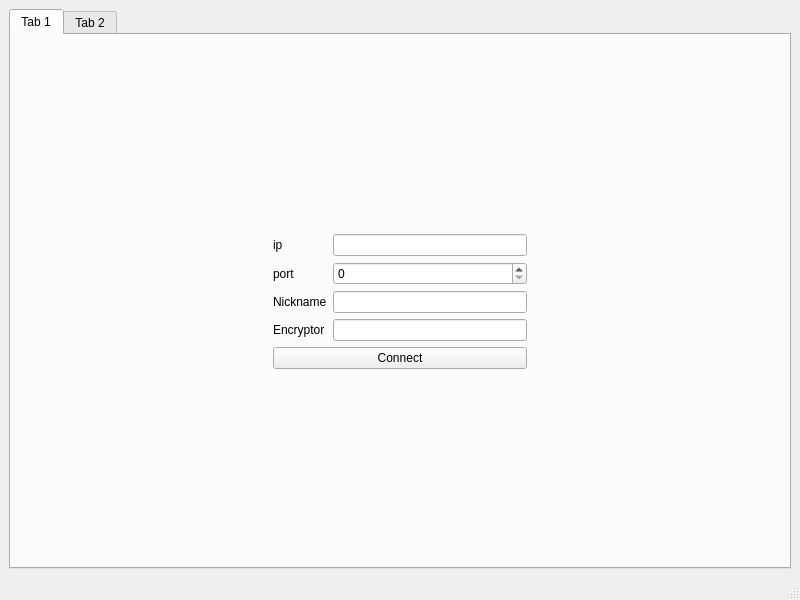
<?xml version="1.0" encoding="UTF-8"?>
<ui version="4.0">
 <class>MainWindow</class>
 <widget class="QMainWindow" name="MainWindow">
  <property name="geometry">
   <rect>
    <x>0</x>
    <y>0</y>
    <width>800</width>
    <height>600</height>
   </rect>
  </property>
  <property name="windowTitle">
   <string>MainWindow</string>
  </property>
  <widget class="QWidget" name="centralwidget">
   <layout class="QVBoxLayout" name="verticalLayout_4">
    <item>
     <widget class="QTabWidget" name="tabWidget">
      <property name="currentIndex">
       <number>0</number>
      </property>
      <widget class="QWidget" name="tab">
       <attribute name="title">
        <string>Tab 1</string>
       </attribute>
       <layout class="QGridLayout" name="gridLayout_2">
        <item row="0" column="1">
         <spacer name="verticalSpacer_3">
          <property name="orientation">
           <enum>Qt::Vertical</enum>
          </property>
          <property name="sizeHint" stdset="0">
           <size>
            <width>20</width>
            <height>143</height>
           </size>
          </property>
         </spacer>
        </item>
        <item row="1" column="0">
         <spacer name="horizontalSpacer_3">
          <property name="orientation">
           <enum>Qt::Horizontal</enum>
          </property>
          <property name="sizeHint" stdset="0">
           <size>
            <width>242</width>
            <height>20</height>
           </size>
          </property>
         </spacer>
        </item>
        <item row="1" column="1">
         <layout class="QVBoxLayout" name="verticalLayout_3">
          <item>
           <layout class="QHBoxLayout" name="horizontalLayout">
            <item>
             <layout class="QVBoxLayout" name="verticalLayout">
              <item>
               <widget class="QLabel" name="label">
                <property name="text">
                 <string>ip</string>
                </property>
               </widget>
              </item>
              <item>
               <widget class="QLabel" name="label_2">
                <property name="text">
                 <string>port</string>
                </property>
               </widget>
              </item>
              <item>
               <widget class="QLabel" name="label_3">
                <property name="text">
                 <string>Nickname</string>
                </property>
               </widget>
              </item>
              <item>
               <widget class="QLabel" name="label_4">
                <property name="text">
                 <string>Encryptor</string>
                </property>
               </widget>
              </item>
             </layout>
            </item>
            <item>
             <layout class="QVBoxLayout" name="verticalLayout_2">
              <item>
               <widget class="QLineEdit" name="l_ip"/>
              </item>
              <item>
               <widget class="QSpinBox" name="sb_port">
                <property name="maximum">
                 <number>16565</number>
                </property>
               </widget>
              </item>
              <item>
               <widget class="QLineEdit" name="l_nickname"/>
              </item>
              <item>
               <widget class="QLineEdit" name="l_encryptor"/>
              </item>
             </layout>
            </item>
           </layout>
          </item>
          <item>
           <widget class="QPushButton" name="b_connect">
            <property name="text">
             <string>Connect</string>
            </property>
           </widget>
          </item>
         </layout>
        </item>
        <item row="1" column="2">
         <spacer name="horizontalSpacer_4">
          <property name="orientation">
           <enum>Qt::Horizontal</enum>
          </property>
          <property name="sizeHint" stdset="0">
           <size>
            <width>242</width>
            <height>20</height>
           </size>
          </property>
         </spacer>
        </item>
        <item row="2" column="1">
         <spacer name="verticalSpacer_4">
          <property name="orientation">
           <enum>Qt::Vertical</enum>
          </property>
          <property name="sizeHint" stdset="0">
           <size>
            <width>20</width>
            <height>142</height>
           </size>
          </property>
         </spacer>
        </item>
       </layout>
      </widget>
      <widget class="QWidget" name="tab_2">
       <attribute name="title">
        <string>Tab 2</string>
       </attribute>
       <layout class="QGridLayout" name="gridLayout">
        <item row="0" column="1">
         <spacer name="verticalSpacer">
          <property name="orientation">
           <enum>Qt::Vertical</enum>
          </property>
          <property name="sizeHint" stdset="0">
           <size>
            <width>20</width>
            <height>41</height>
           </size>
          </property>
         </spacer>
        </item>
        <item row="1" column="0">
         <spacer name="horizontalSpacer">
          <property name="orientation">
           <enum>Qt::Horizontal</enum>
          </property>
          <property name="sizeHint" stdset="0">
           <size>
            <width>45</width>
            <height>20</height>
           </size>
          </property>
         </spacer>
        </item>
        <item row="1" column="1" colspan="2">
         <layout class="QHBoxLayout" name="horizontalLayout_3">
          <item>
           <layout class="QVBoxLayout" name="verticalLayout_5">
            <item>
             <widget class="QPlainTextEdit" name="p_chat">
              <property name="enabled">
               <bool>true</bool>
              </property>
              <property name="minimumSize">
               <size>
                <width>471</width>
                <height>271</height>
               </size>
              </property>
             </widget>
            </item>
            <item>
             <layout class="QHBoxLayout" name="horizontalLayout_2">
              <item>
               <widget class="QPlainTextEdit" name="p_message">
                <property name="minimumSize">
                 <size>
                  <width>0</width>
                  <height>0</height>
                 </size>
                </property>
                <property name="maximumSize">
                 <size>
                  <width>369</width>
                  <height>87</height>
                 </size>
                </property>
               </widget>
              </item>
              <item>
               <widget class="QPushButton" name="b_send">
                <property name="text">
                 <string>&lt;-</string>
                </property>
               </widget>
              </item>
             </layout>
            </item>
           </layout>
          </item>
          <item>
           <widget class="QListWidget" name="lw_nicknames">
            <property name="maximumSize">
             <size>
              <width>159</width>
              <height>369</height>
             </size>
            </property>
           </widget>
          </item>
         </layout>
        </item>
        <item row="1" column="3">
         <spacer name="horizontalSpacer_2">
          <property name="orientation">
           <enum>Qt::Horizontal</enum>
          </property>
          <property name="sizeHint" stdset="0">
           <size>
            <width>44</width>
            <height>20</height>
           </size>
          </property>
         </spacer>
        </item>
        <item row="2" column="2">
         <spacer name="verticalSpacer_2">
          <property name="orientation">
           <enum>Qt::Vertical</enum>
          </property>
          <property name="sizeHint" stdset="0">
           <size>
            <width>20</width>
            <height>40</height>
           </size>
          </property>
         </spacer>
        </item>
       </layout>
      </widget>
     </widget>
    </item>
   </layout>
  </widget>
  <widget class="QMenuBar" name="menubar">
   <property name="geometry">
    <rect>
     <x>0</x>
     <y>0</y>
     <width>800</width>
     <height>26</height>
    </rect>
   </property>
  </widget>
  <widget class="QStatusBar" name="statusbar"/>
 </widget>
 <resources/>
 <connections/>
</ui>
